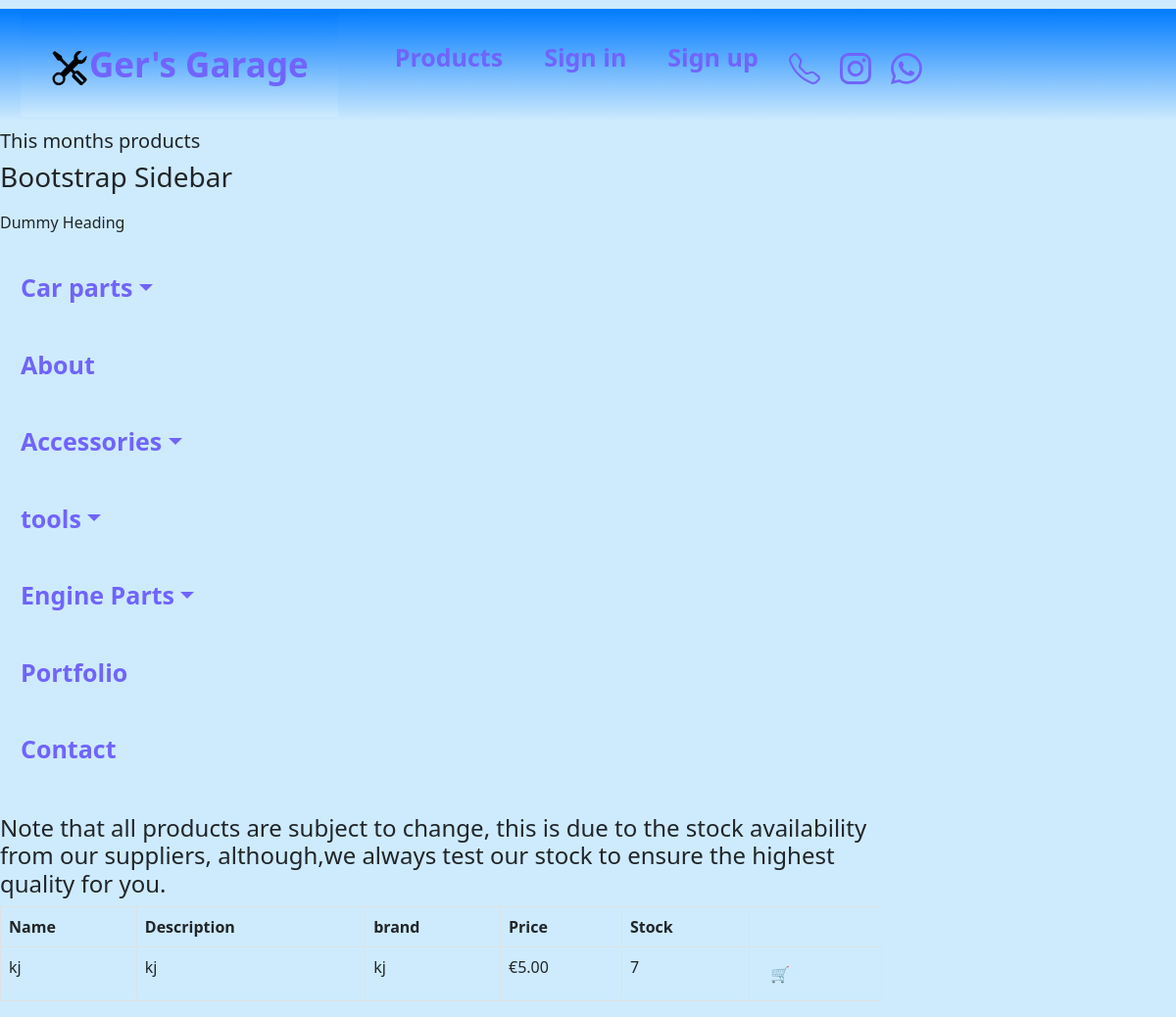
The app's page /Products/ with its own data.
### Products/models.py (models this page shows, shortened)
class Product(models.Model):
    name = models.TextField(max_length=25, default='')
    description = models.TextField(max_length=100, default='')
    brand = models.TextField(max_length=25, default='')
    price = models.DecimalField(max_digits=10, decimal_places=2)
    picture = models.ImageField(upload_to='images/', blank=True)
    stock = models.IntegerField()

### Products/views.py (the view, shortened to what this page needs)
class ProductListView(ListView):
    model = Product
    template_name = 'products.html'
    context_object_name = 'all_products_list'

### Products/template/products.html (shortened to what this page needs)
{% extends 'index.html' %}
{% block content %}
<h1>This months products</h1>
<div class="wrapper">
    <nav id="sidebar">
        <div class="sidebar-header">
            <h3>Bootstrap Sidebar</h3>
        </div>
        <ul class="list-unstyled components">
            <p>Dummy Heading</p>
            <li class="active">
                <a href="#homeSubmenu" data-toggle="collapse" aria-expanded="false" class="dropdown-toggle">Car parts</a>
            </li>
            <li>
                <a href="#">About</a>
            </li>
            <li>
                <a href="#pageSubmenu" data-toggle="collapse" aria-expanded="false" class="dropdown-toggle">Accessories</a>
            </li>
            <li>
                <a href="#pageSubmenu" data-toggle="collapse" aria-expanded="false" class="dropdown-toggle">tools</a>
            </li>
            <li>
                <a href="#pageSubmenu" data-toggle="collapse" aria-expanded="false" class="dropdown-toggle">Engine Parts</a>
            </li>
            <li>
                <a href="#">Portfolio</a>
            </li>
            <li>
                <a href="#">Contact</a>
            </li>
        </ul>
    </nav>
</div>
<div class="col-sm-9">
    <h4>Note that all products are subject to change, this is due to the stock availability from our suppliers, although,we always test our stock to ensure the highest quality for you.</h4>
    <table class="table table-bordered table-hover table-condensed">
        <thead>
            <tr>
                <th>Name</th>
                <th>Description</th>
                <th>brand</th>
                <th>Price</th>
                <th>Stock</th>
            </tr>
        </thead>
        <tbody>
            {% for product in all_products_list %}
            <tr>
                <td>{{product.name}}</td>
                <td>{{product.description}}</td>
                <td>{{product.brand}}</td>
                <td>&euro;{{product.price}}</td>
                <td>{{product.stock}}</td>
                {% if product.stock > 0 %}
                <td><a href="{% url 'add_cart' product.id %}" class="btn btn-default btn-xs">🛒</a></td>
                {% else %}
                <td>
                    <a href="{% url 'add_cart' product.id %}" class="btn btn-default btn-xs">
                        🛒
                    </a>
                </td>
                {% endif %}
            </tr>
            {% endfor %}
        </tbody>
    </table>
</div>
{% endblock content %}

### static/style.css (style rules this page uses)
body { background-color: #ceebfd; }
li { margin:1px; padding:20px; }
a { font-size:25px; color:#7064fc; text-decoration: none; font-weight: bold; }
ul { padding:10px ; list-style-type: none; }
h1 { font-size:20px; }

### records on screen
Product: name "kj", description "kj", brand "kj", price "5.00", stock "7"
